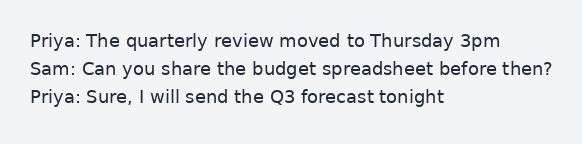
#> input picture services/local-engine/tests/fixtures/images/chat_message.png, 582 x 144 px
$ python -i ocr.py   (imports and definitions only)
#> lines starting #> are read from the running program, lines starting #| are printed output that depends on the picture
#> further down, picture is the input picture: PIL image 582x144 RGB; mean R, G, B 229.2, 230.8, 233.5
"""Local OCR behind a replaceable adapter (design.md §3, D-012).

Images are untrusted input: Pillow's decompression-bomb limit is enforced,
only the first frame of multi-frame files is read, and Tesseract runs as a
local subprocess with a timeout. Recognised text is never logged.
"""

from __future__ import annotations

import os
import shutil
import sys
import threading
import warnings
from dataclasses import dataclass, field
from pathlib import Path
from typing import Any, Protocol

from PIL import Image, ImageOps, UnidentifiedImageError

from omnirecall.errors import EngineError, LimitExceededError

# Largest image accepted, in pixels: an 8K display is 33 MP; 100 MP leaves room
# for multi-display captures and scans while refusing decompression bombs.
MAX_IMAGE_PIXELS = 100_000_000
# Text in UI screenshots is often small; Tesseract does best near 30 px x-height,
# so narrow images are upscaled before recognition.
MIN_OCR_WIDTH = 1600
OCR_TIMEOUT_S = 120
TESSERACT_ENV = "OMNIRECALL_TESSERACT_CMD"
# Installers for Windows and macOS ship Tesseract in this folder next to the
# engine executable, with its `tessdata`; Linux packages depend on the system one.
BUNDLED_DIR = "tesseract"


# [7 lines left out: function bundled_tesseract, not called in this run]


# Pillow warns above this many pixels and refuses twice as many.
Image.MAX_IMAGE_PIXELS = MAX_IMAGE_PIXELS


@dataclass
class OcrResult:
    text: str
    metadata: dict[str, Any] = field(default_factory=dict)


class OcrEngine(Protocol):
    name: str

    def available(self) -> bool: ...

    def version(self) -> str | None: ...

    def recognize(self, image: Image.Image) -> OcrResult: ...


class OcrUnavailableError(EngineError):
    def __init__(self) -> None:
        super().__init__("ocr_unavailable", "Text recognition (Tesseract) is not available")


# [18 lines left out: function open_image, not called in this run]


def prepare(image: Image.Image) -> Image.Image:
    """Grayscale, flatten transparency onto white, and upscale small images."""
    if image.mode in ("RGBA", "LA", "P"):
        rgba = image.convert("RGBA")
        background = Image.new("RGBA", rgba.size, (255, 255, 255, 255))
        image = Image.alpha_composite(background, rgba)
    gray = image.convert("L")
    if gray.width < MIN_OCR_WIDTH:
        factor = min(3.0, MIN_OCR_WIDTH / max(gray.width, 1))
#> factor = 2.75
        if factor > 1.2:
            size = (round(gray.width * factor), round(gray.height * factor))
#> size = (1600, 396)
            gray = gray.resize(size, Image.Resampling.LANCZOS)
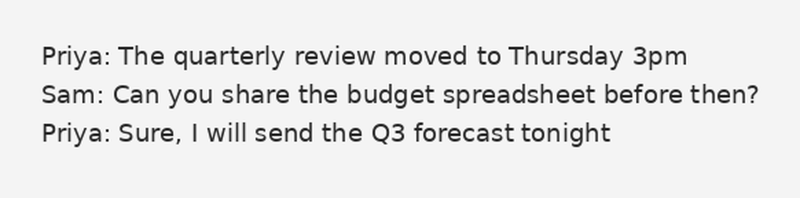
#> gray: PIL image 1600x396 L (shown at 1/2 size); min 0, max 255, mean 230.5
    return gray


class TesseractOcr:
    name = "tesseract"

    # [17 lines left out: functions __init__, _resolve, not called in this run]

    def available(self) -> bool:
        return self.version() is not None

    # [44 lines left out: functions version, recognize, ocr_file, not called in this run]

>>> from PIL import Image
>>> picture = Image.open('../../tests/fixtures/images/chat_message.png')
>>> result = prepare(picture)

$ run again, on services/local-engine/tests/fixtures/images/slide_photosynthesis.png
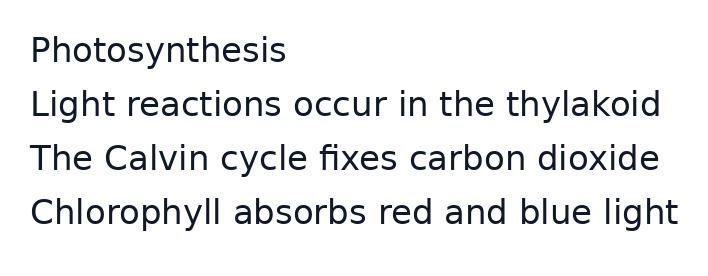
#> input picture services/local-engine/tests/fixtures/images/slide_photosynthesis.png, 708 x 276 px
#> picture is the input picture: PIL image 708x276 RGB; mean R, G, B 236.6, 237.2, 238.3
#> in prepare, `gray = gray.resize(size, Image.Resampling.LANCZOS)`:
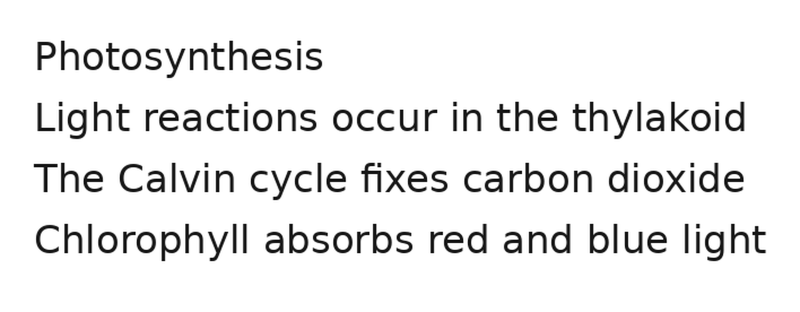
#> gray: PIL image 1600x624 L (shown at 1/2 size); min 0, max 255, mean 236.7

$ run again, on services/local-engine/tests/fixtures/images/small_ui_text.png
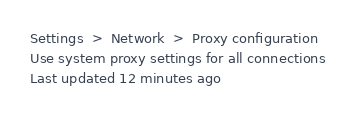
#> input picture services/local-engine/tests/fixtures/images/small_ui_text.png, 355 x 120 px
#> picture is the input picture: PIL image 355x120 RGB; mean R, G, B 246.3, 246.7, 247.4
#> in prepare, `gray = gray.resize(size, Image.Resampling.LANCZOS)`:
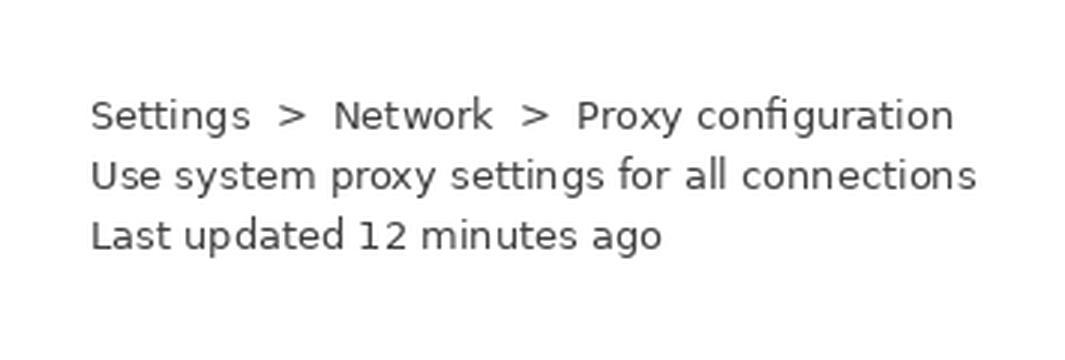
#> gray: PIL image 1065x360 L; min 26, max 255, mean 246.1
